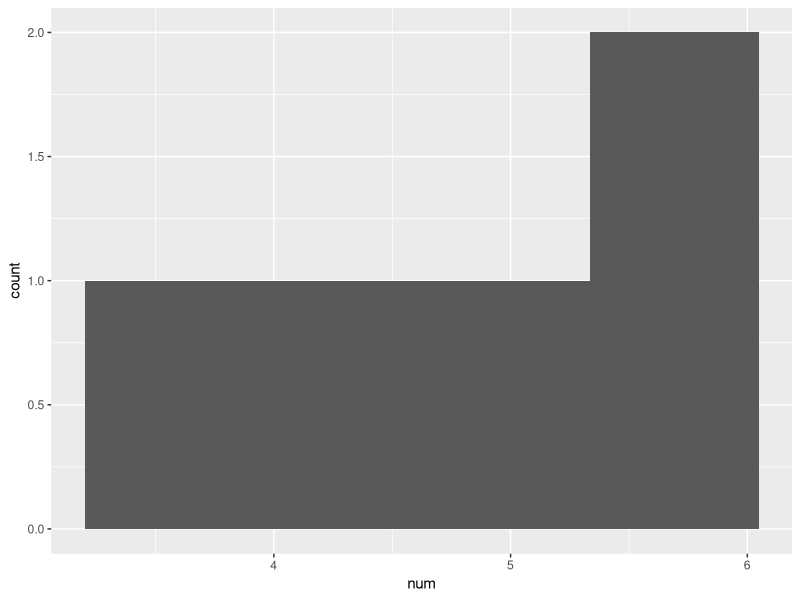
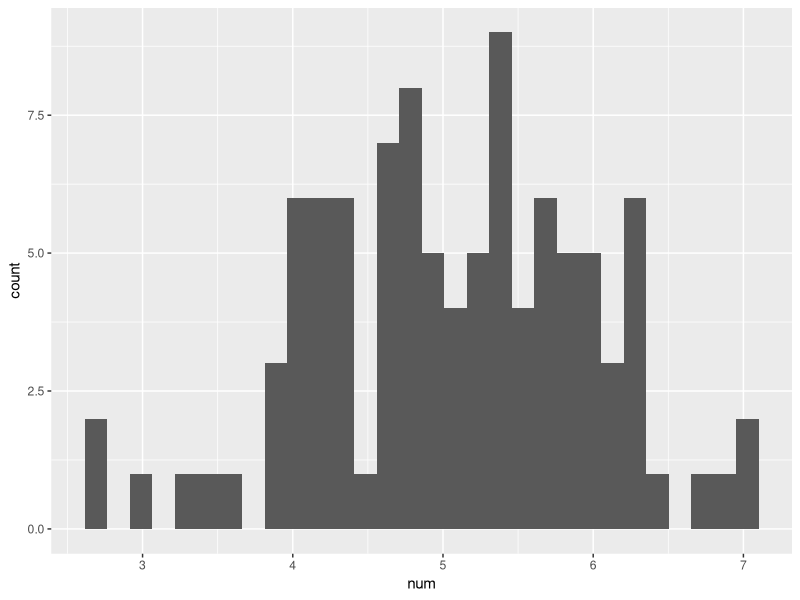
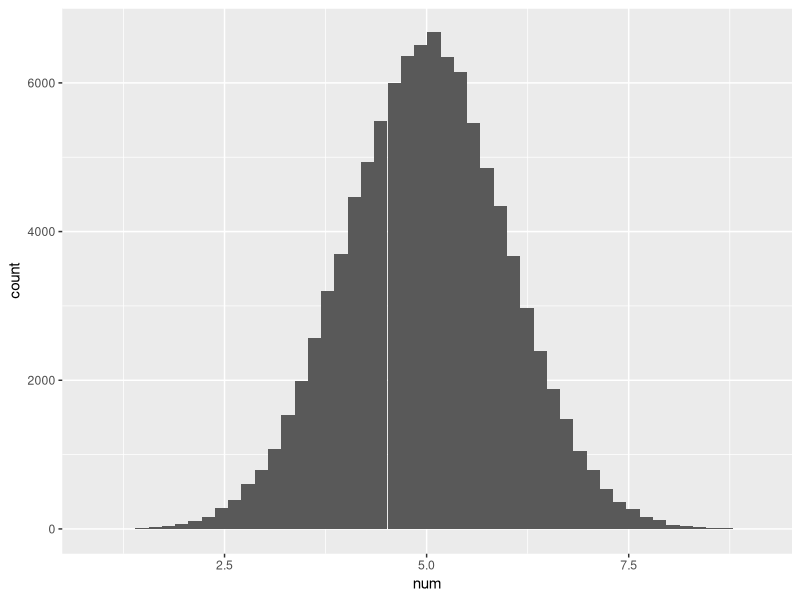
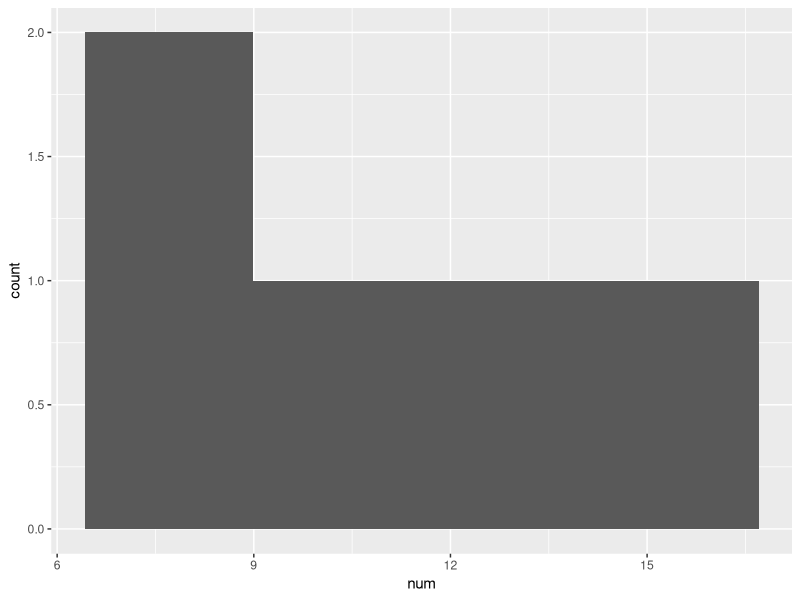
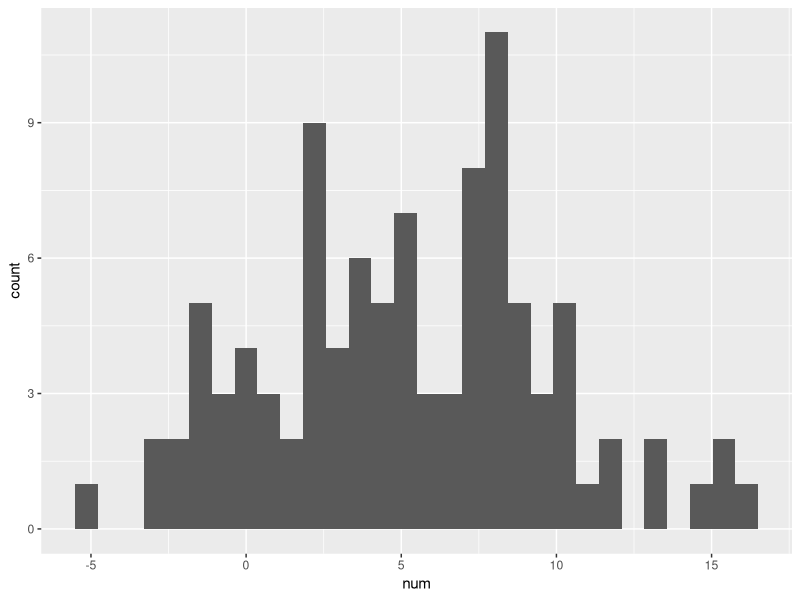
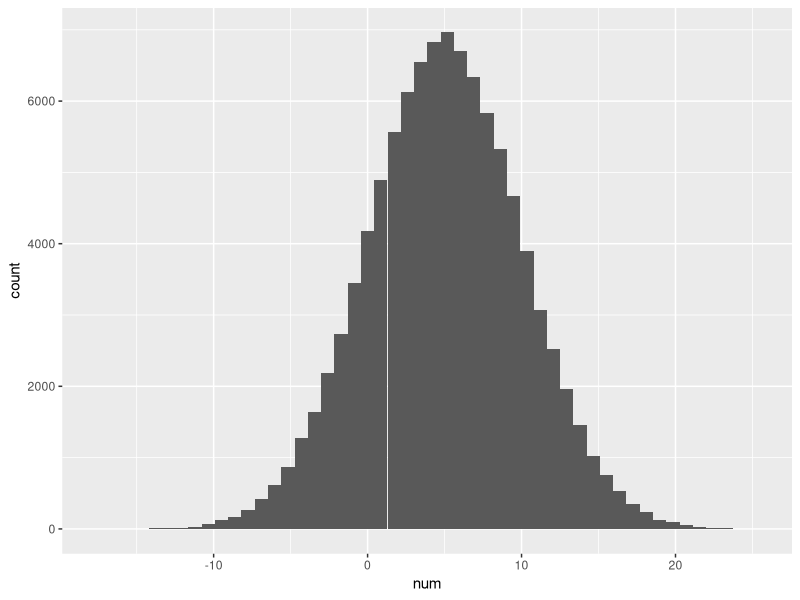
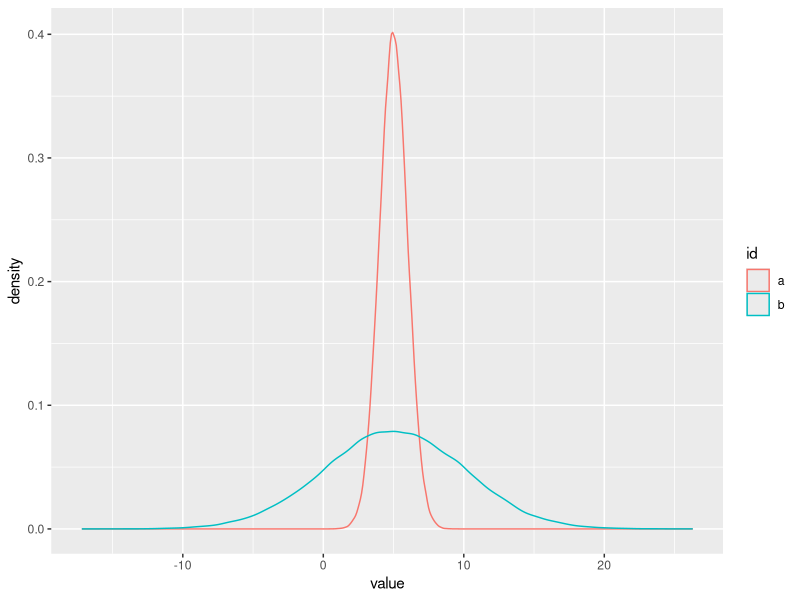
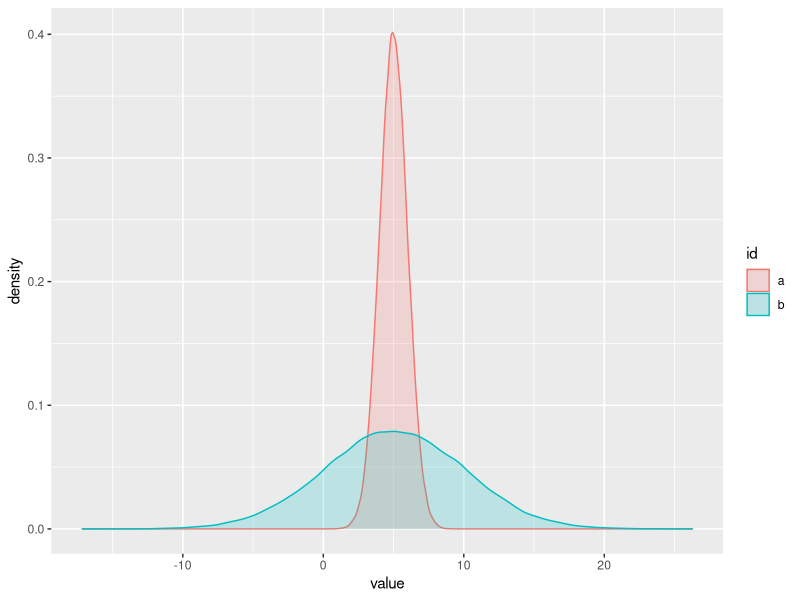

R code for these plots, in order:
## ---- chunk 1
library(tidyverse)
library(readxl)
library(cowplot)
## ---- chunk 2
(0.75 * 0.04) / (0.75 * 0.04 + (1 - 0.04) * 0.07)
## ---- chunk 3
# FIXME
AA <- rnorm(5)
BB <- rnorm(5)
cat(AA, "\n", BB)

AA <- rnorm(5)
BB <- rnorm(5)
cat(AA, "\n", BB)
## ---- chunk 4
# FIXME
set.seed(34288)
AA <- rnorm(5)
BB <- rnorm(5)
cat(AA, "\n", BB)

set.seed(34288)
AA <- rnorm(5)
BB <- rnorm(5)
cat(AA, "\n", BB)
## ---- chunk 5
# FIXME
set.seed(34288)
AA <- rnorm(5)
set.seed(34288)
BB <- rnorm(5)
cat(AA, "\n", BB)
## ---- chunk 6
set.seed(592777)
pp_all <- data_frame(id = letters[1:26],
                     sex = sample(c('m', 'f'), 26, replace = TRUE))
## ---- chunk 7
# FIXME
sample(pp_all$id, 5)
pp_all[sample(seq(1, nrow(pp_all)), 5), ]
## ---- chunk 8
# 1
xx1 <- data_frame(num = rnorm(5, 5, 1))

xx1 %>% ggplot(aes(num)) +
  geom_histogram(bins = 4)

# 2
xx2 <- data_frame(num = rnorm(100, 5, 1))

xx2 %>% ggplot(aes(num)) +
  geom_histogram(bins = 30)

# 3
xx3 <- data_frame(num = rnorm(100000, 5, 1))

xx3 %>% ggplot(aes(num)) +
  geom_histogram(bins = 50)

# 4
xx4 <- data_frame(num = rnorm(5, 5, 5)) 

xx4 %>% ggplot(aes(num)) +
  geom_histogram(bins = 4)

# 5
xx5 <- data_frame(num = rnorm(100, 5, 5))

xx5 %>% ggplot(aes(num)) +
  geom_histogram(bins = 30)

# 6
xx6 <- data_frame(num = rnorm(100000, 5, 5))

xx6 %>% ggplot(aes(num)) +
  geom_histogram(bins = 50)
## ---- chunk 9
n <- 100000
xx.b <- data_frame(id = rep(c('a', 'b'), each = n),
                   value = c(rnorm(n, 5, 1), rnorm(n, 5, 5)))

ggplot(xx.b, aes(x = value, color = id)) +
  geom_density()

#or

ggplot(xx.b, aes(x = value, color = id, fill = id)) +
  geom_density(alpha = 1/5)
## ---- chunk 10
ggplot(xx.b, aes(x = value, color = id, fill = id)) +
  geom_vline(xintercept = 7) +
  geom_density(alpha = 1/5)
## ---- chunk 11
xx.b %>% 
  group_by(id) %>% 
  summarize(pct = sum(value > 7) / n)

#3 
nrow(xx3[xx3$num > 7, ]) / nrow(xx3)

#6
nrow(xx6[xx6$num > 7, ]) / nrow(xx6)
## ---- chunk 12
pnorm(7, mean = 5, sd = 1, lower.tail = FALSE)
pnorm(7, mean = 5, sd = 5, lower.tail = FALSE)
